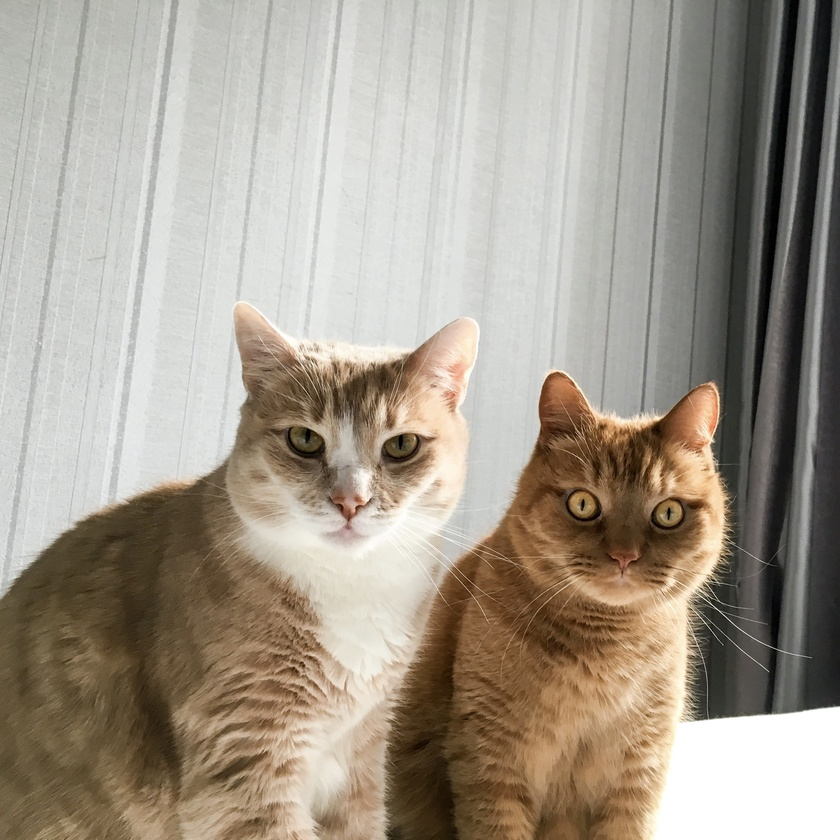
#> input picture photo11.jpg, 840 x 840 px, shrunk from 3024 x 3024 before the run
$ jupyter execute 10.2_lesson_practice.ipynb
#> lines starting #> are read from the running program, lines starting #| are printed output that depends on the picture
[cell 1]
import numpy as np
import matplotlib.pyplot as plt
from skimage import color
from skimage import io
from sklearn.decomposition import NMF

[cell 2]
image = io.imread("photo11.jpg")
#> image is the input picture: shape (840, 840, 3); mean R, G, B 162.8, 153.7, 140.7

[cell 3]
plt.imshow(image)

[cell 4]
gray_image = color.rgb2gray(image)
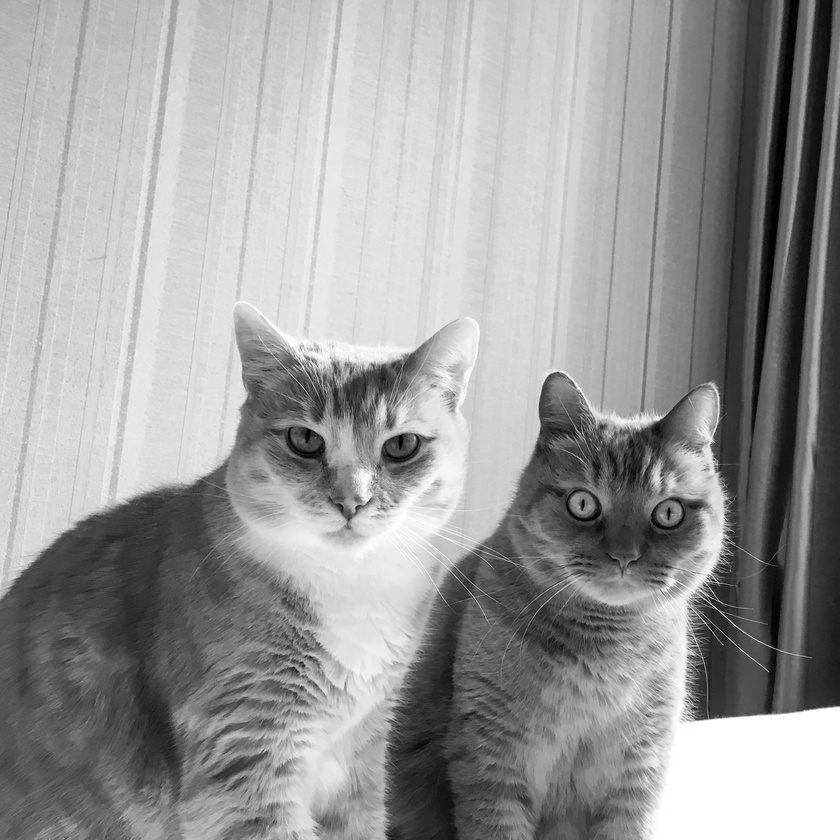
#> gray_image: shape (840, 840) float64; min 0, max 1, mean 0.607
gray_image

[cell 5]
plt.imshow(gray_image, cmap="gray")
plt.title("Grayscale Image")
plt.axis("off")
plt.show()

[cell 6]
h, w = gray_image.shape
#> h = 840; w = 840
gray_image_flattened = gray_image.reshape(h, w)

[cell 7]
k = 100
nmf_model = NMF(n_components=k, init="random", random_state=42)
W = nmf_model.fit_transform(gray_image_flattened)
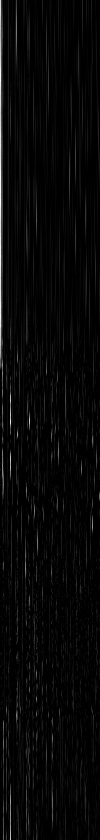
#> W: shape (840, 100) float64; min 0, max 3.52, mean 0.105; drawn with min black and max white
H = nmf_model.components_

[cell 8]
# Reconstract the image using the two matrices W and H
low_rank_image = np.dot(W, H).reshape(h, w)

[cell 9]
# Plot the original, low-rank approximation and the two matrices
fig, ax = plt.subplots(1, 4, figsize=(20, 6))

ax[0].imshow(gray_image, cmap="gray")
ax[0].set_title("Original image")
ax[0].axis("off")

ax[1].imshow(low_rank_image, cmap="gray")
ax[1].set_title(f"Low-Rank Approximation (k={k})")
ax[1].axis("off")

ax[2].imshow(W, aspect="auto", cmap="gray")
ax[2].set_title("Matrix W")
ax[2].axis("off")

ax[3].imshow(H, aspect="auto", cmap="gray")
ax[3].set_title("Matrix H")
ax[3].axis("off")

plt.show()
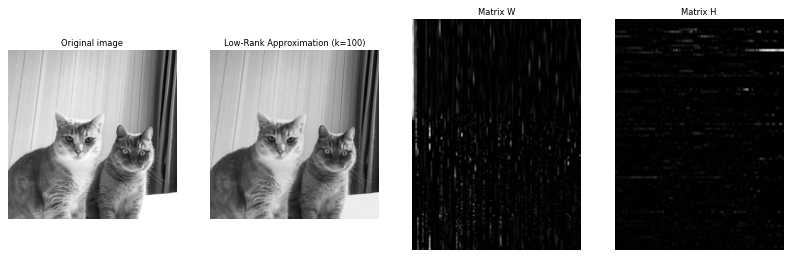
#> figure drawn by matplotlib, 4 panels

$ run again, with photo1.jpg copied over photo11.jpg
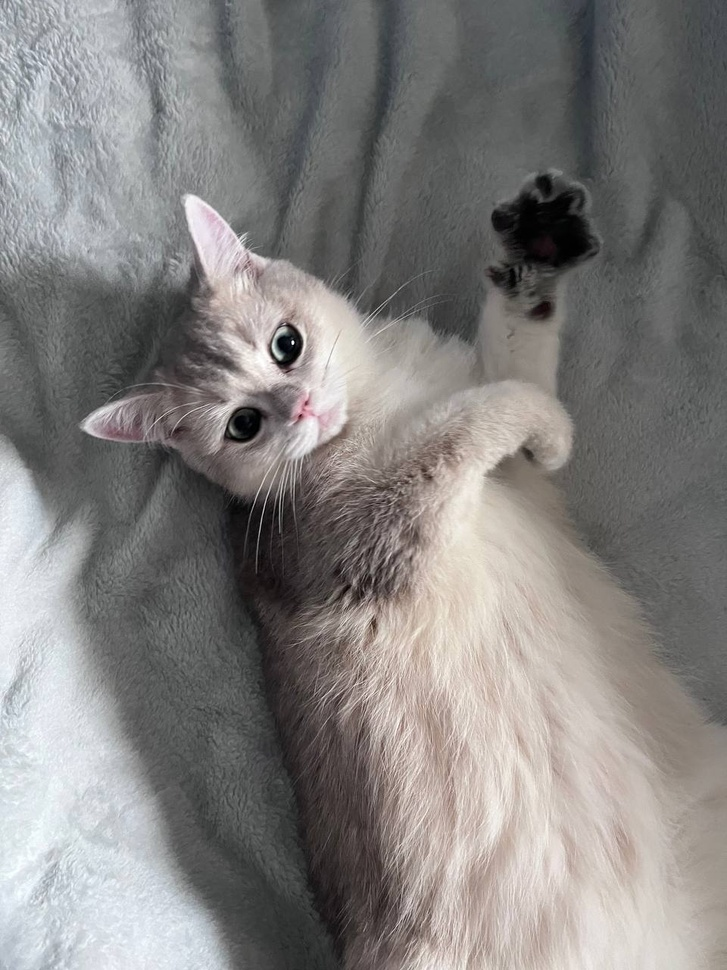
#> input picture photo1.jpg, 727 x 970 px, shrunk from 960 x 1280 before the run
#> image is the input picture: shape (970, 727, 3); mean R, G, B 131.9, 129.4, 127.8
#> `W = nmf_model.fit_transform(gray_image_flattened)`:
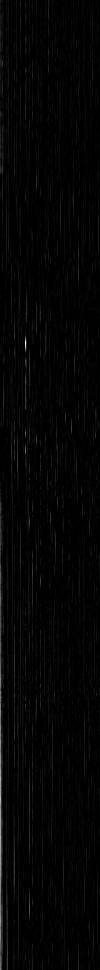
#> W: shape (970, 100) float64; min 0, max 5.03, mean 0.092; drawn with min black and max white
#> `plt.show()`:
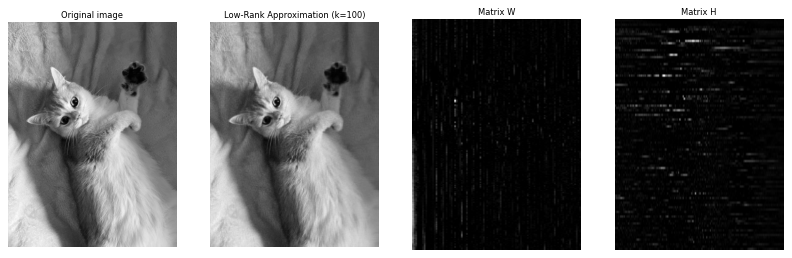
#> figure drawn by matplotlib, 4 panels
